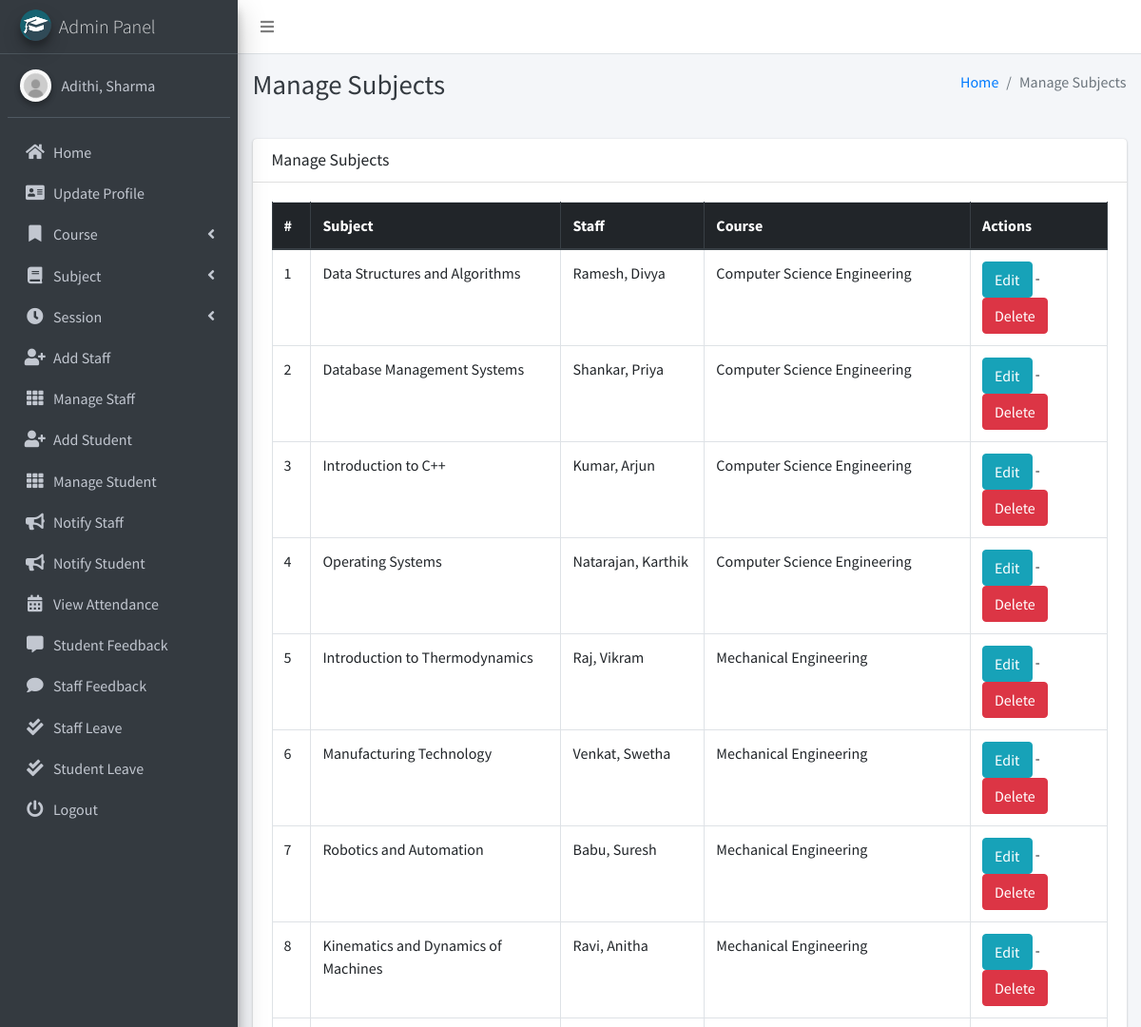
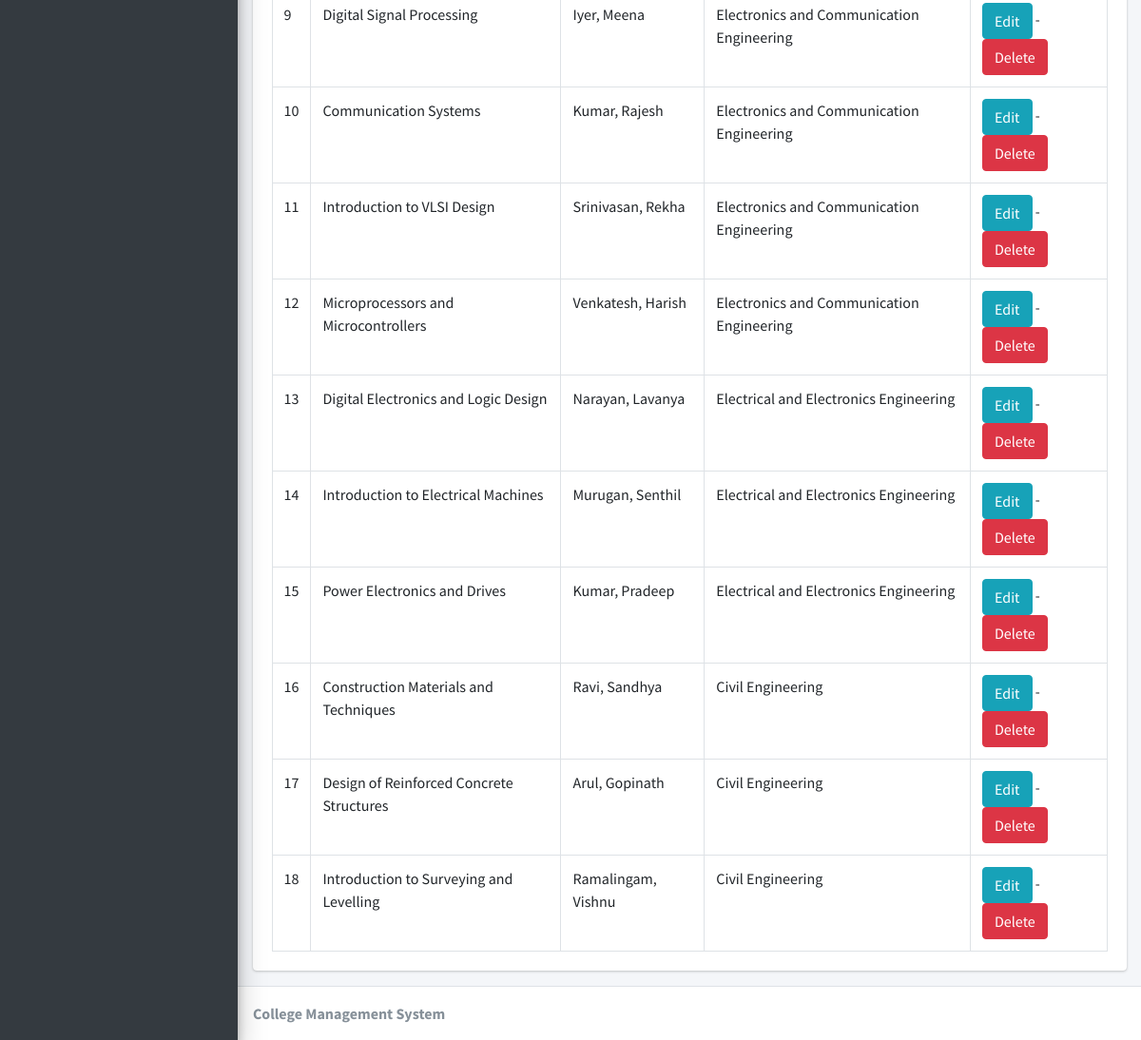
The app's page /subject/manage/ (signed in) with its own data (2 pictures, top to bottom).
### main_app/models.py (models this page shows, shortened)
class CustomUser(AbstractUser):
    USER_TYPE = ((1, "HOD"), (2, "Staff"), (3, "Student"))
    GENDER = [("M", "Male"), ("F", "Female")]
    username = None  # Removed username, using email instead
    email = models.EmailField(unique=True)
    user_type = models.CharField(default=1, choices=USER_TYPE, max_length=1)
    gender = models.CharField(max_length=1, choices=GENDER)
    profile_pic = models.ImageField()
    address = models.TextField()
    fcm_token = models.TextField(default="")  # For firebase notifications
    created_at = models.DateTimeField(auto_now_add=True)
    updated_at = models.DateTimeField(auto_now=True)
    USERNAME_FIELD = "email"
    REQUIRED_FIELDS = []
    objects = CustomUserManager()
    def __str__(self):
        return self.last_name + ", " + self.first_name

class Subject(models.Model):
    name = models.CharField(max_length=120)
    staff = models.ForeignKey(Staff,on_delete=models.CASCADE,)
    course = models.ForeignKey(Course, on_delete=models.CASCADE)
    updated_at = models.DateTimeField(auto_now=True)
    created_at = models.DateTimeField(auto_now_add=True)

class Staff(models.Model):
    course = models.ForeignKey(Course, on_delete=models.DO_NOTHING, null=True, blank=False)
    admin = models.OneToOneField(CustomUser, on_delete=models.CASCADE)

class Course(models.Model):
    name = models.CharField(max_length=120)
    created_at = models.DateTimeField(auto_now_add=True)
    updated_at = models.DateTimeField(auto_now=True)

### main_app/hod_views.py (the view)
# urls.py: path("subject/manage/", hod_views.manage_subject, name='manage_subject'),
def manage_subject(request):
    subjects = Subject.objects.all()
    context = {
        'subjects': subjects,
        'page_title': 'Manage Subjects'
    }
    return render(request, "hod_template/manage_subject.html", context)

### main_app/templates/hod_template/manage_subject.html
{% extends 'main_app/base.html' %}
{% load static %}
{% block page_title %}{{page_title}}{% endblock page_title %}
{% block content %}
<section class="content">
    <div class="container-fluid">
        <div class="row">
            <div class="col-md-12">
                <div class="card">
                    <div class="card-header">
                        <h3 class="card-title">{{page_title}}</h3>
                    </div>
                    <div class="card-body">
                        <table id="example2" class="table table-bordered table-hover">
                            <thead class="thead-dark">
                                <tr>
                                    <th>#</th>
                                    <th>Subject</th>
                                    <th>Staff</th>
                                    <th>Course</th>
                                    <th>Actions</th>
                                </tr>
                            </thead>
                            <tbody>
                                {% for subject in subjects %}
                                <tr>
                                    <td>{{ forloop.counter }}</td>
                                    <td>{{subject.name}}</td>
                                    <td>{{subject.staff.admin}}</td>
                                    <td>{{subject.course.name}}</td>
                                    <td>
                                        <a href="{% url 'edit_subject' subject.id %}" class="btn btn-info">Edit</a> -
                                        <a href="{% url 'delete_subject' subject.id %}" onclick="return confirm('Are you sure you want to delete this ?')" class="btn btn-danger">Delete</a>
                                    </td>
                                </tr>
                                {% endfor %}
                            </tbody>
                        </table>
                    </div>
                </div>
            </div>
        </div>
    </div>
</section>
{% endblock content %}

### main_app/templates/main_app/sidebar_template.html (shortened to what this page needs)
{% load static %}
<aside class="main-sidebar sidebar-dark-info elevation-4">
    {% if request.user.user_type == '1' %}
    <a href="{% url 'admin_home' %}" class="brand-link">
        <img src="{% static 'dist/img/cmsl.png' %} " alt="AdminLTE Logo"
            class="brand-image img-circle elevation-3" >
        <span class="brand-text font-weight-light">Admin Panel</span>
    </a>
    <div class="sidebar">
        <div class="user-panel mt-3 pb-3 mb-3 d-flex">
            <div class="image">
                <img src="{{ request.user.profile_pic}}" class="img-circle elevation-2" alt="User Image">
            </div>
            <div class="info">
                <a href="#" class="d-block">{{user}}</a>
            </div>
        </div>
        <nav class="mt-2">
            <ul class="nav nav-pills nav-sidebar flex-column" data-widget="treeview" role="menu" data-accordion="false">
                <li class="nav-item">
                    {% url 'admin_home' as admin_home %}
                    <a href="{{admin_home}}" class="nav-link {% if admin_home == request.path %} active {% endif %}">
                        <i class="nav-icon fas fa-home"></i>
                        <p>
                            Home
                        </p>
                    </a>
                </li>
                <li class="nav-item">
                    {% url 'admin_view_profile' as admin_view_profile %}
                    <a href="{{admin_view_profile}}"
                        class="nav-link {% if admin_view_profile == request.path %} active {% endif %}">
                        <i class="nav-icon fas fa-address-card"></i>
                        <p>
                            Update Profile
                        </p>
                    </a>
                </li>
                <li class="nav-item has-treeview">
                    <a href="#" class="nav-link">
                        <i class="nav-icon fas fa-bookmark"></i>
                        <p>
                            Course
                            <i class="fas fa-angle-left right"></i>
                        </p>
                    </a>
                </li>
                <li class="nav-item has-treeview">
                    <a href="#" class="nav-link">
                        <i class="nav-icon fas fa-book"></i>
                        <p>
                            Subject
                            <i class="fas fa-angle-left right"></i>
                        </p>
                    </a>
                </li>
                <li class="nav-item has-treeview">
                    <a href="#" class="nav-link">
                        <i class="nav-icon fas fa-clock"></i>
                        <p>
                            Session
                            <i class="fas fa-angle-left right"></i>
                        </p>
                    </a>
                </li>
                <li class="nav-item">
                    {% url 'add_staff' as add_staff %}
                    <a href="{{add_staff}}" class="nav-link {% if add_staff == request.path %} active {% endif %}">
                        <i class="nav-icon fas fa-user-plus"></i>
                        <p>
                            Add Staff
                        </p>
                    </a>
                </li>
                <li class="nav-item">
                    {% url 'manage_staff' as manage_staff %}
                    {% url 'edit_staff' staff_id as edit_staff %}
                    <a href="{{manage_staff}}"
                        class="nav-link {% if manage_staff == request.path or request.path == edit_staff %} active {% endif %}">
                        <i class="nav-icon fas fa-th"></i>
                        <p>
                            Manage Staff
                        </p>
                    </a>
                </li>
                <li class="nav-item">
                    {% url 'add_student' as add_student%}
                    <a href="{{add_student}}" class="nav-link  {% if add_student == request.path %} active {% endif %}">
                        <i class="nav-icon fas fa-user-plus"></i>
                        <p>
                            Add Student
                        </p>
                    </a>
                </li>
                <li class="nav-item">
                    {% url 'manage_student' as manage_student %}
                    {% url 'edit_student' student_id as edit_student %}
                    <a href="{{manage_student}}"
                        class="nav-link  {% if edit_student == request.path or manage_student == request.path %} active {% endif %}">
                        <i class="nav-icon fas fa-th"></i>
                        <p>
                            Manage Student
                        </p>
                    </a>
                </li>
                <li class="nav-item">
                    {% url 'admin_notify_staff' as admin_notify_staff %}
                    <a href="{{admin_notify_staff}}"
                        class="nav-link {% if admin_notify_staff == request.path %} active {% endif %}">
                        <i class="nav-icon fas fa-bullhorn"></i>
                        <p>
                            Notify Staff
                        </p>
                    </a>
                </li>
                <li class="nav-item">
                    {% url 'admin_notify_student' as admin_notify_student %}
                    <a href="{{admin_notify_student}}"
                        class="nav-link {% if admin_notify_student == request.path %} active {% endif %}">
                        <i class="nav-icon fas fa-bullhorn"></i>
                        <p>
                            Notify Student
                        </p>
                    </a>
                </li>
                <li class="nav-item">
                    {% url 'admin_view_attendance' as admin_view_attendance %}
                <li class="nav-item">
                    <a href="{{admin_view_attendance}}"
                        class="nav-link  {% if admin_view_attendance == request.path %} active {% endif %}">
                        <i class="nav-icon fas fa-calendar-alt"></i>
                        <p>
                            View Attendance
                        </p>
                    </a>
                </li>
                <li class="nav-item">
                    {% url 'student_feedback_message' as student_feedback_message %}
                    <a href="{{ student_feedback_message }}"
                        class="nav-link  {% if student_feedback_message == request.path %} active {% endif %}">
                        <i class="nav-icon fas fa-comment-alt"></i>
                        <p>
                            Student Feedback
                        </p>
                    </a>
                </li>
                <li class="nav-item">
                    {% url 'staff_feedback_message' as staff_feedback_message %}
                    <a href="{{staff_feedback_message}}"
                        class="nav-link   {% if staff_feedback_message == request.path %} active {% endif %}">
                        <i class="nav-icon fas fa-comment"></i>
                        <p>
                            Staff Feedback
                        </p>
                    </a>
                </li>
                <li class="nav-item">
                    {% url 'view_staff_leave' as view_staff_leave %}
                    <a href="{{view_staff_leave}}"
                        class="nav-link  {% if view_staff_leave == request.path %} active {% endif %}">
                        <i class="nav-icon fas fa-check-double"></i>
                        <p>
                            Staff Leave
                        </p>
                    </a>
                </li>
                <li class="nav-item">
                    {% url 'view_student_leave' as view_student_leave %}
                    <a href="{% url 'view_student_leave' %}"
                        class="nav-link  {% if view_student_leave == request.path %} active {% endif %}">
                        <i class="nav-icon fas fa-check-double"></i>
                        <p>
                            Student Leave
                        </p>
                    </a>
                </li>
                                        {% endif %}
                                        <li class="nav-item">
                                            <a href="{% url 'user_logout' %}"
                                                onclick="return confirm('Your session would be terminated.\n\nProceed?')"
                                                class="nav-link">
                                                <i class="nav-icon fas fa-power-off"></i>
                                                <p>
                                                    Logout
                                                </p>
                                            </a>
                                        </li>
                                    </ul>
                                </nav>
                            </div>
</aside>

### records on screen
CustomUser: user.profile_pic (picture), last_name+first_name "Adithi, Sharma"
Subject: name "Data Structures and Algorithms", staff.admin "Ramesh, Divya", course.name "Computer Science Engineering"
Subject: name "Database Management Systems", staff.admin "Shankar, Priya", course.name "Computer Science Engineering"
Subject: name "Introduction to C++", staff.admin "Kumar, Arjun", course.name "Computer Science Engineering"
Subject: name "Operating Systems", staff.admin "Natarajan, Karthik", course.name "Computer Science Engineering"
Subject: name "Introduction to Thermodynamics", staff.admin "Raj, Vikram", course.name "Mechanical Engineering"
Subject: name "Manufacturing Technology", staff.admin "Venkat, Swetha", course.name "Mechanical Engineering"
Subject: name "Robotics and Automation", staff.admin "Babu, Suresh", course.name "Mechanical Engineering"
Subject: name "Kinematics and Dynamics of Machines", staff.admin "Ravi, Anitha", course.name "Mechanical Engineering"
Subject: name "Digital Signal Processing", staff.admin "Iyer, Meena", course.name "Electronics and Communication Engineering"
Subject: name "Communication Systems", staff.admin "Kumar, Rajesh", course.name "Electronics and Communication Engineering"
Subject: name "Introduction to VLSI Design", staff.admin "Srinivasan, Rekha", course.name "Electronics and Communication Engineering"
Subject: name "Microprocessors and Microcontrollers", staff.admin "Venkatesh, Harish", course.name "Electronics and Communication Engineering"
Subject: name "Digital Electronics and Logic Design", staff.admin "Narayan, Lavanya", course.name "Electrical and Electronics Engineering"
Subject: name "Introduction to Electrical Machines", staff.admin "Murugan, Senthil", course.name "Electrical and Electronics Engineering"
Subject: name "Power Electronics and Drives", staff.admin "Kumar, Pradeep", course.name "Electrical and Electronics Engineering"
Subject: name "Construction Materials and Techniques", staff.admin "Ravi, Sandhya", course.name "Civil Engineering"
Subject: name "Design of Reinforced Concrete Structures", staff.admin "Arul, Gopinath", course.name "Civil Engineering"
Subject: name "Introduction to Surveying and Levelling", staff.admin "Ramalingam, Vishnu", course.name "Civil Engineering"

### other values on screen
{{ page_title }} "Manage Subjects"
